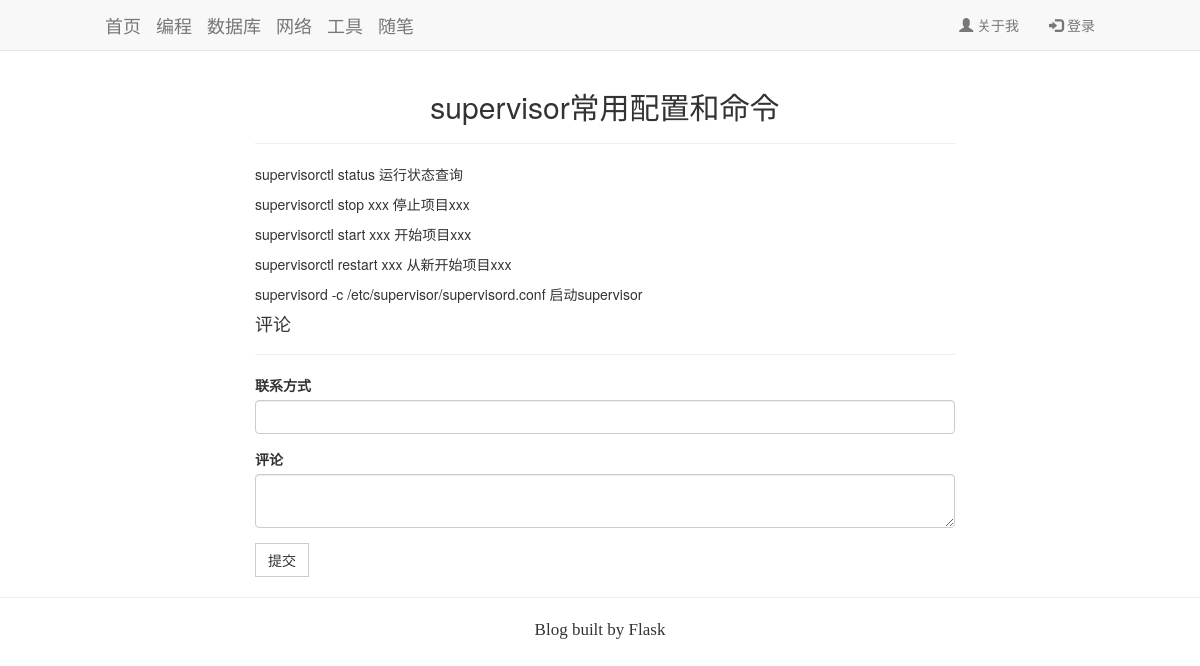
Screenshot of /post/3 with the database file from the repository.
### app/models.py (models this page shows, shortened)
class Post(db.Model):
    __tablename__ = 'posts'
    id = db.Column(db.Integer, primary_key=True)
    head_pic = db.Column(db.Text, default='/static/pic/test3.jpg')
    body_pic = db.Column(db.Text)
    title = db.Column(db.Text)
    body = db.Column(db.Text)
    abstract = db.Column(db.Text)
    tag = db.Column(db.Text)
    timestamp = db.Column(db.DateTime, index=True, default=datetime.utcnow)
    comments = db.relationship('Comment', backref='role')

### app/main/view.py (the view)
@main.route('/post/<int:id>', methods=['GET', 'POST'])
def post(id):
    form = CommentForm()
    if request.method == 'POST':
        comment = Comment(body=form.comment.data, connection=form.connect.data, post_id=id)
        db.session.add(comment)
        return redirect(url_for('main.post', id=id))
    post = Post.query.get_or_404(id)
    comments = Comment.query.filter_by(post_id=id).order_by(Comment.timestamp.desc()).all()
    return render_template('view_post.html', post=post, form=form, comments=comments)

### app/main/Forms.py
class CommentForm(FlaskForm):
    connect = StringField('联系方式')
    comment = TextAreaField('评论', validators=[DataRequired()])
    submit = SubmitField('提交')

### app/templates/view_post.html (shortened to what this page needs)
{% extends "base.html" %}
{% import "bootstrap/wtf.html" as wtf %}
{% block body %}
    <div class="container">
        <div class="post">
            <h2 align="center">{{ post.title }}</h2>
            <hr>
            <p>{{ post.body | safe }}</p>
            <h4>评论</h4>
            <hr>
            {{ wtf.quick_form(form) }}
        </div>
    </div>
{% endblock %}

### app/static/css/customization.css (style rules this page uses)
body { padding-top: 70px; }
.btn { border-radius: 0px }
.container { padding-right: 90px; padding-left: 90px; margin-right: auto; margin-left: auto; }
.post { max-width: 700px; margin-left: 150px; }

### rows the page displays
Post: title "supervisor常用配置和命令", body "supervisorctl status 运行状态查询 supervisorctl stop xxx 停止项目xxx supervisorctl start xxx 开始项目xxx supervisorctl restart xxx 从新开始项目xxx supervisord -c /etc/supervisor/supervisord.conf 启动supervisor"
